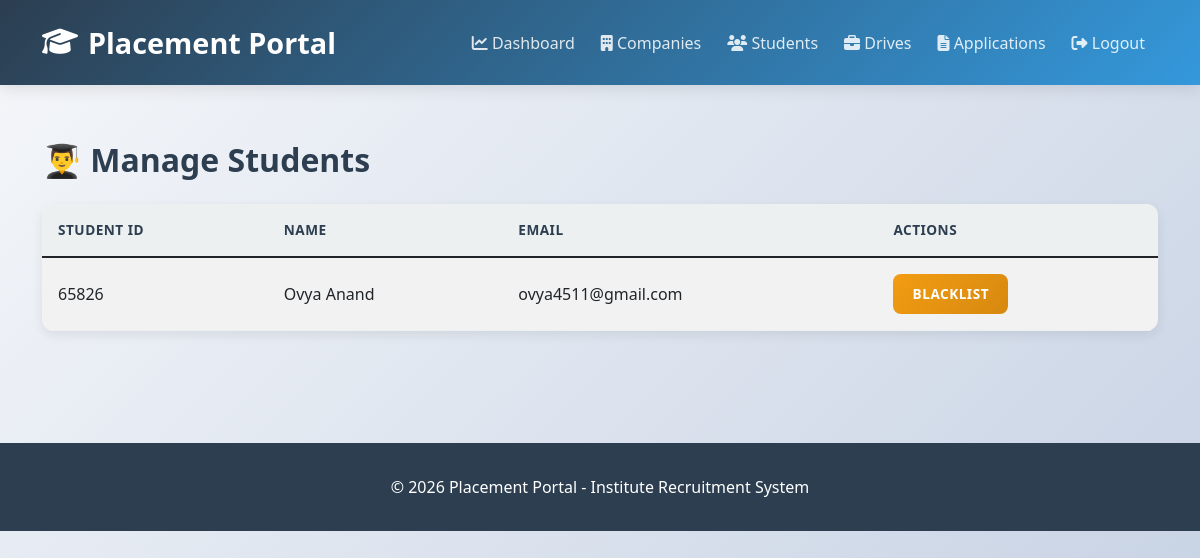
The app's page /admin/students (signed in) with its own data.
### app/models.py (models this page shows, shortened)
class Student(UserMixin, db.Model):
    __tablename__ = 'student'
    id = db.Column(db.Integer, primary_key=True)
    student_id = db.Column(db.String(20), unique=True, nullable=False)  # Roll number/ID
    name = db.Column(db.String(100), nullable=False)
    email = db.Column(db.String(100), unique=True, nullable=False)
    password_hash = db.Column(db.String(200), nullable=False)
    phone = db.Column(db.String(15))
    cgpa = db.Column(db.Float)
    branch = db.Column(db.String(50))
    year = db.Column(db.String(20))
    resume_filename = db.Column(db.String(200))
    resume_path = db.Column(db.String(300))
    status = db.Column(db.String(20), default='Active')  # Active, Inactive, Blacklisted
    blacklist_status = db.Column(db.Boolean, default=False)
    created_at = db.Column(db.DateTime, default=datetime.utcnow)
    user_type = 'student'  # Add this
    applications = db.relationship('Application', backref='student', lazy=True, cascade='all, delete-orphan')

### app/routes/admin.py (the view)
@bp.route('/students')
@login_required
@admin_required
def manage_students():
    page = request.args.get('page', 1, type=int)
    search_query = request.args.get('search', '')
    if search_query:
        students = Student.query.filter(
            (Student.name.ilike(f'%{search_query}%')) |
            (Student.student_id.ilike(f'%{search_query}%')) |
            (Student.email.ilike(f'%{search_query}%'))
        ).paginate(page=page, per_page=10)
    else:
        students = Student.query.paginate(page=page, per_page=10)
    return render_template('admin/students.html', students=students, search_query=search_query)

### app/__init__.py (called while the page is built, shortened)
@login_manager.user_loader
def load_user(user_id):
    from .models import Admin, Company, Student
    try:
        user_id_int = int(user_id)
    except (ValueError, TypeError):
        return None
    user = Admin.query.get(user_id_int)
    if user:
        return user

### app/routes/admin.py (called while the page is built)
def admin_required(f):
    from functools import wraps
    @wraps(f)
    def decorated_function(*args, **kwargs):
        if not current_user.is_authenticated or not hasattr(current_user, 'user_type') or current_user.user_type != 'admin':
            flash('Admin access required!', 'danger')
            return redirect(url_for('auth.login'))
        return f(*args, **kwargs)
    return decorated_function

### app/templates/admin/students.html (shortened to what this page needs)
{% extends "layout.html" %}
{% block content %}
<h2 class="mb-4">👨‍🎓 Manage Students</h2>
<div class="card">
    <table class="table table-striped mb-0">
        <thead class="table-dark">
            <tr>
                <th>Student ID</th>
                <th>Name</th>
                <th>Email</th>
                <th>Actions</th>
            </tr>
        </thead>
        <tbody>
            {% for student in students.items %}
            <tr>
                <td>{{ student.student_id }}</td>
                <td>{{ student.name }}</td>
                <td>{{ student.email }}</td>
                <td>
                    <form method="POST" style="display:inline;">
                        <button class="btn btn-sm btn-warning" formaction="{{ url_for('admin.blacklist_student', student_id=student.id) }}">Blacklist</button>
                    </form>
                </td>
            </tr>
            {% endfor %}
        </tbody>
    </table>
</div>
{% endblock %}

### app/templates/layout.html (style rules this page uses)
:root { --primary-color: #2c3e50; --secondary-color: #3498db; --success-color: #27ae60; --danger-color: #e74c3c; --warning-color: #f39c12; --info-color: #16a085; --light-bg: #ecf0f1; --border-radius: 12px; }
* { margin: 0; padding: 0; box-sizing: border-box; }
body { background: linear-gradient(135deg, #f5f7fa 0%, #c3cfe2 100%); font-family: 'Segoe UI', Tahoma, Geneva, Verdana, sans-serif; min-height: 100vh; color: var(--primary-color); }
h2, h3, h4, h5 { color: var(--primary-color); font-weight: 700; margin-bottom: 1.5rem; }
.card { border: none; border-radius: var(--border-radius); box-shadow: 0 4px 12px rgba(0, 0, 0, 0.08); margin-bottom: 2rem; transition: all 0.3s ease; overflow: hidden; }
.table { margin-bottom: 0; }
.table thead th { background: var(--light-bg); color: var(--primary-color); font-weight: 600; border: none; padding: 1rem; text-transform: uppercase; font-size: 0.85rem; letter-spacing: 0.5px; }
.table tbody tr { transition: all 0.2s ease; border-bottom: 1px solid #ecf0f1; }
.table td { padding: 1rem; vertical-align: middle; }
.btn { border: none; border-radius: 8px; font-weight: 600; padding: 0.6rem 1.2rem; transition: all 0.3s ease; text-transform: uppercase; font-size: 0.85rem; letter-spacing: 0.5px; cursor: pointer; }
.btn-warning { background: linear-gradient(135deg, #f39c12, #d68910); color: white; }
.card { animation: fadeIn 0.3s ease-out; }

### records on screen
Student: student_id "65826", name "Ovya Anand", email "ovya4511@gmail.com"
